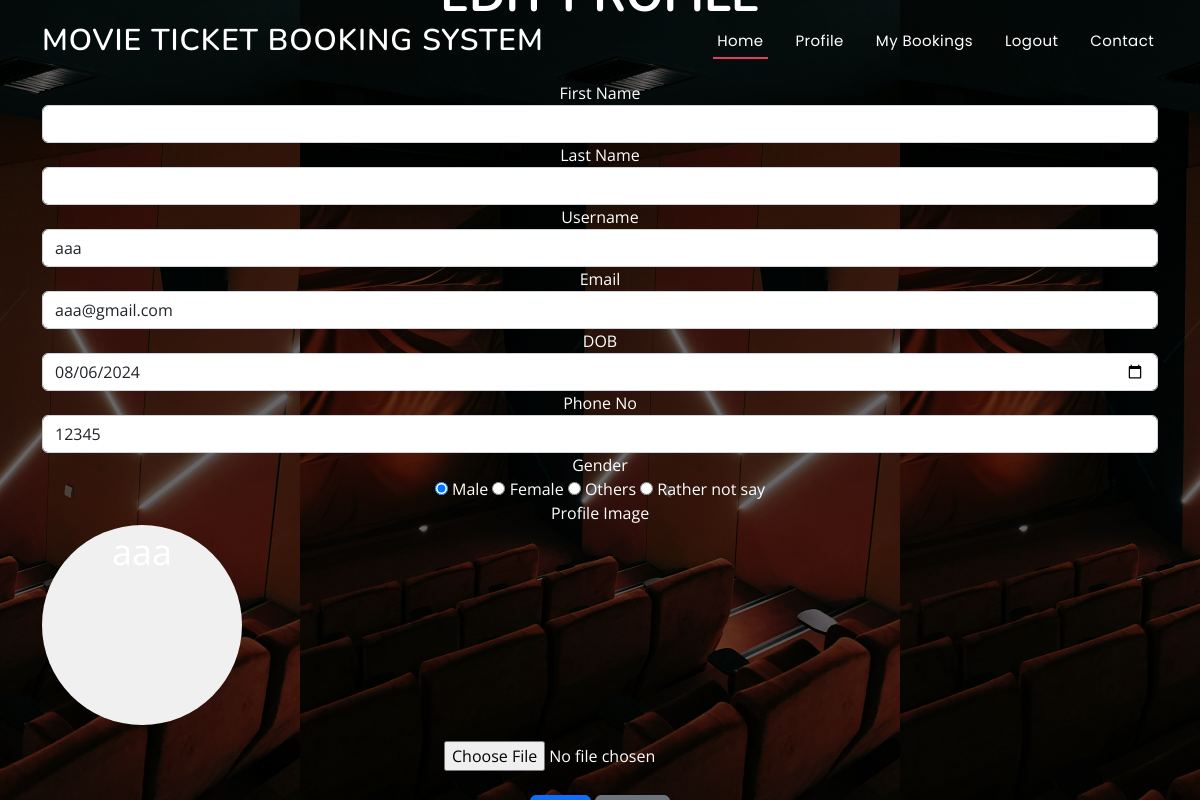
/auth/profile/edit/ (signed in), run on the app's committed database.
### auths/models.py (models this page shows, shortened)
class UserProfile(models.Model):
    user = models.OneToOneField(User, on_delete=models.CASCADE,default='')
    first_name = models.CharField(max_length=50, blank=True, null=True,default='')
    last_name = models.CharField(max_length=50, blank=True, null=True,default='')
    mobile = models.CharField(max_length=15,default='')
    gender = models.CharField(max_length=10, choices=[('Male', 'Male'), ('Female', 'Female'), ('Other', 'Other')],default='')
    dob = models.CharField(max_length=100,null=True, blank=True)
    profile_image = models.ImageField(upload_to='profile_images/', blank=True, null=True,default='')

### auths/views.py (the view, shortened to what this page needs)
# urls.py: path('profile/edit/', views.edit_profile, name='edit_profile'),
@login_required(login_url='/auth/login/')
def edit_profile(request) :
    user_profile = get_object_or_404(UserProfile, user=request.user)
    context = {
        'user_profile': user_profile,
    }
    return render(request, 'edit_profile.html', context)

### Templates/edit_profile.html (shortened to what this page needs)
{% extends "base.html" %}
{% load static %}
{% block pagename %}
<h1>Edit Profile</h1>
{% endblock pagename %}
{% block content %}
<div class="container mt-5">
    <form method="POST" enctype="multipart/form-data">
        <div class="form-group">
            <label for="first_name">First Name</label>
            <input type="text" class="form-control" id="first_name" name="first_name" value="{{ user_profile.first_name }}">
        </div>
        <div class="form-group">
            <label for="last_name">Last Name</label>
            <input type="text" class="form-control" id="last_name" name="last_name" value="{{ user_profile.last_name }}">
        </div>
        <div class="form-group">
            <label for="username">Username</label>
            <input type="text" class="form-control" id="username" name="username" value="{{ user_profile.user.username }}">
        </div>
        <div class="form-group">
            <label for="email">Email</label>
            <input type="email" class="form-control" id="email" name="email" value="{{ user_profile.user.email }}">
        </div>
        <div class="form-group">
            <label for="dob">DOB</label>
            <input type="date" class="form-control" id="dob" name="dob" value="{{ user_profile.dob }}">
        </div>
        <div class="form-group">
            <label for="mobile">Phone No</label>
            <input type="text" class="form-control" id="mobile" name="mobile" value="{{ user_profile.mobile }}">
        </div>
        <div class="form-group">
            <label for="gender">Gender</label><br>
            <input type="radio" id="male" name="gender" value="Male" {% if user_profile.gender == "Male" %}checked{% endif %}>
            <label for="male">Male</label>
            <input type="radio" id="female" name="gender" value="Female" {% if user_profile.gender == "Female" %}checked{% endif %}>
            <label for="female">Female</label>
            <input type="radio" id="other" name="gender" value="Other" {% if user_profile.gender == "Other" %}checked{% endif %}>
            <label for="other">Others</label>
            <input type="radio" id="rather_not_say" name="gender" value="Rather not say" {% if user_profile.gender == "Rather not say" %}checked{% endif %}>
            <label for="rather_not_say">Rather not say</label>
        </div>
        <div class="form-group">
            <label for="profile_image">Profile Image</label><br>
            <div class="profile-image-container" style="width: 200px; height: 200px; border-radius: 50%; background-color: #f0f0f0; display: flex; justify-content: center; font-size: 36px;">
                {% if user_profile.profile_image %}
                    <img src="{{ user_profile.profile_image.url }}" alt="Profile Image" class="img-thumbnail" width="200" style="border-radius: 50%;">
                {% else %}
                    <span>{{ user_profile.user.username }}</span>
                {% endif %}
            </div>
            <input type="file" id="profile_image" name="profile_image" class="mt-3">
        </div><br>
        <button type="submit" class="btn btn-primary">Save</button>
        <a href="{% url 'user_profile' %}" class="btn btn-secondary">Cancel</a>
    </form>
</div>
{% endblock %}

### static/css/index.css (style rules this page uses)
body { font-family: "Open Sans", sans-serif; color: #444444; }
a { color: #e43c5c; text-decoration: none; }
h1, h2, h3, h4, h5, h6 { font-family: "Nunito", sans-serif; }
#hero h1 { margin: 0 0 10px 0; font-size: 48px; font-weight: 700; line-height: 56px; text-transform: uppercase; color: #fff; }

### data on the page
UserProfile: username "aaa", email "aaa@gmail.com", dob "08/06/2024", mobile "12345", gender "☑ Male", gender "☐ Female", gender "☐ Others", gender "☐ Rather not say"
